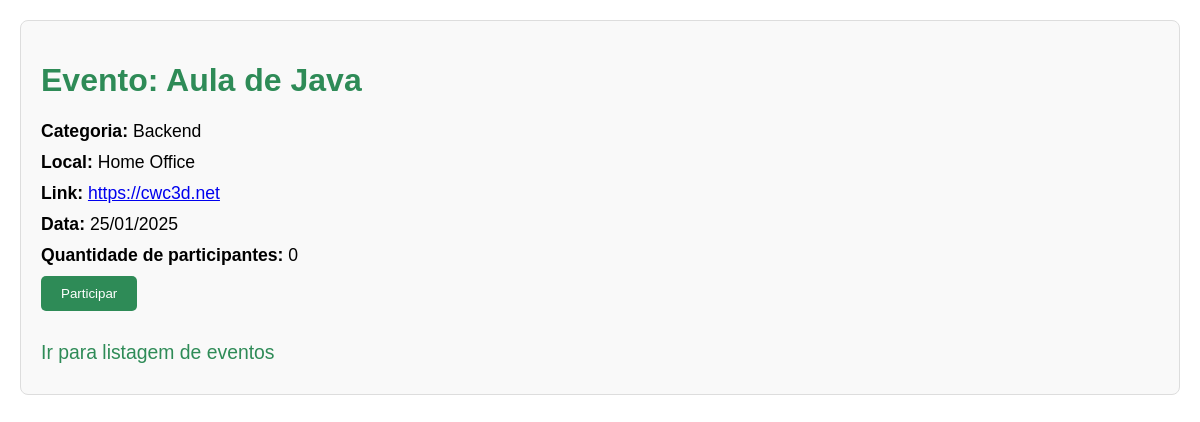
Screenshot of /evento/3/ with the database file from the repository.
### agenda/models.py (models this page shows, shortened)
class Evento(models.Model):
    nome = models.CharField(max_length=256)
    categoria = models.ForeignKey("Categoria", on_delete=models.SET_NULL, null=True)
    local = models.CharField(max_length=256, blank=True)
    link = models.CharField(max_length=256, blank=True)
    data = models.DateField(null=True)
    participantes=models.IntegerField(default=0)

class Categoria(models.Model):  # ORM mapeia alguns atributos dessa classe para banco de dados
    nome = models.CharField(max_length=256,unique=True)

### agenda/views.py (the view)
# urls.py: path("evento/<int:id>/",exibir_evento,name="exibir_evento"),
def exibir_evento(request, id):
    evento = get_object_or_404(Evento, id=id)
    return render(request, "agenda/exibir_evento.html", {"evento": evento})

### agenda/templates/agenda/exibir_evento.html (shortened to what this page needs)
<!DOCTYPE html>
<html lang="pt-br">
<head>
</head>
<body>
<div class="event-details">
    <h1>Evento: {{ evento.nome }}</h1>
    <p><strong>Categoria:</strong> {{ evento.categoria.nome }}</p>
    {% if evento.local %}
        <p><strong>Local:</strong> {{ evento.local }}</p>
    {% endif %}
    {% if evento.link %}
        <p><strong>Link:</strong> <a href="{{ evento.link }}" target="_blank">{{ evento.link }}</a></p>
    {% endif %}
    <p><strong>Data:</strong> {{ evento.data |  date:"d/m/Y"}}</p>
    <p><strong>Quantidade de participantes:</strong> {{ evento.participantes }}</p>
    <form action="{% url 'participar_evento' %}" method="post">
        <input type="submit" class="btn-participar" value="Participar">
    </form>
    <p><a href="{% url 'listar_eventos' %}" class="link-back">Ir para listagem de eventos</a></p>
</div>
</body>
</html>

### agenda/templates/agenda/exibir_evento.html (style rules this page uses)
body { font-family: Arial, sans-serif; margin: 20px; }
h1 { color: #2E8B57; }
p { font-size: 1.1em; margin: 10px 0; }
.event-details { border: 1px solid #ddd; padding: 20px; border-radius: 8px; background-color: #f9f9f9; }
.btn-participar { background-color: #2E8B57; color: white; padding: 10px 20px; border: none; border-radius: 5px; cursor: pointer; }
.link-back { display: inline-block; margin-top: 20px; text-decoration: none; color: #2E8B57; font-size: 1.1em; }

### rows the page displays
Evento: nome "Aula de Java", categoria.nome "Backend", local "Home Office", link "https://cwc3d.net", data "25/01/2025", participantes "0"
